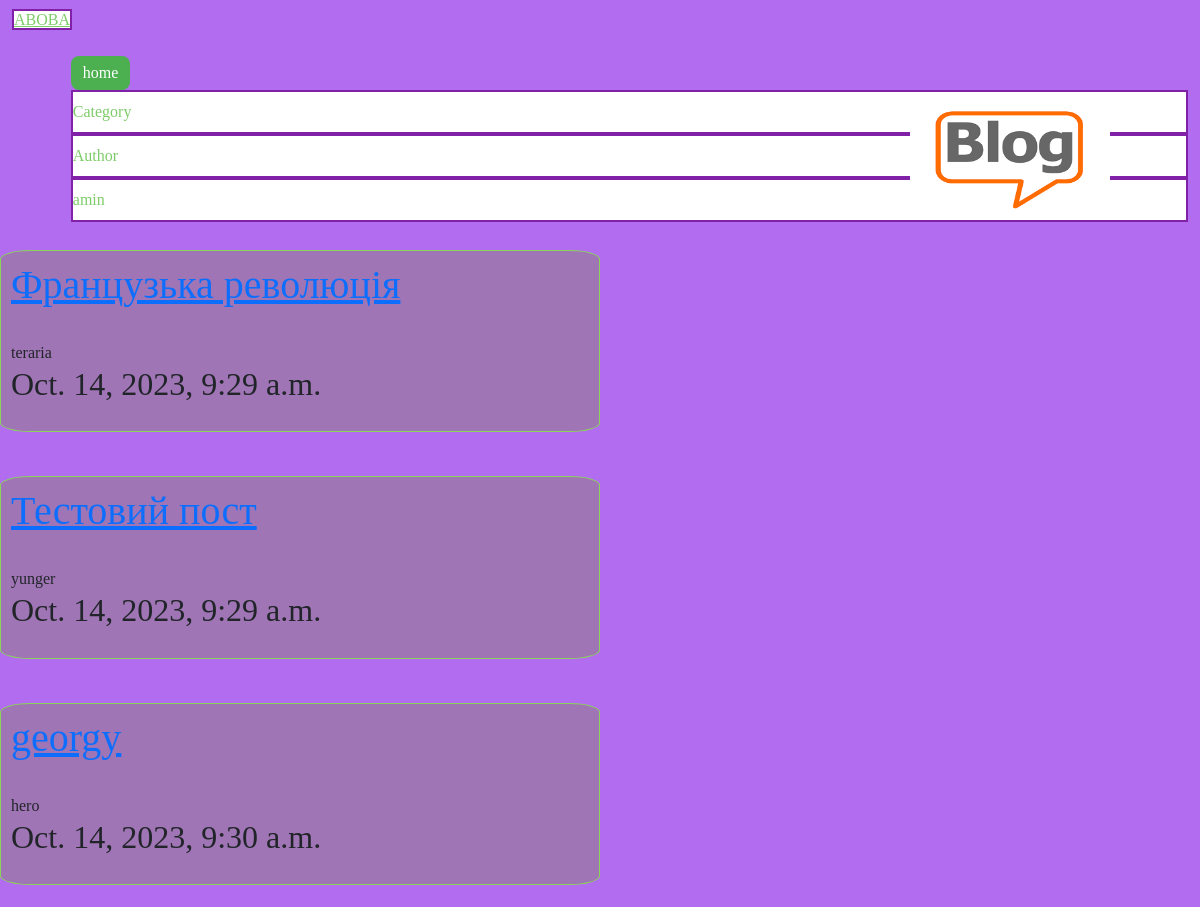
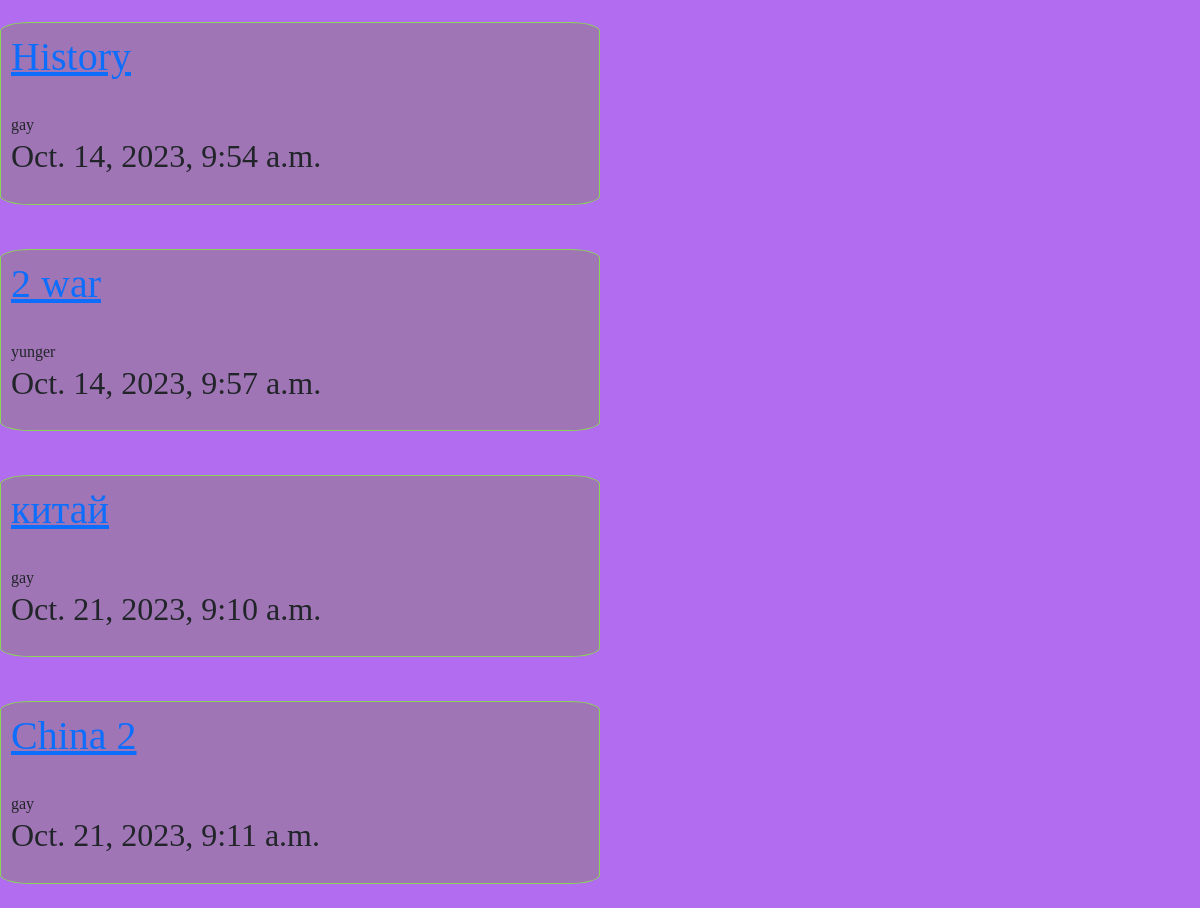
The page / on the database its author committed (2 pictures, top to bottom).
### blogapp/models.py (models this page shows)
class Post(models.Model):
    post_header = models.CharField(max_length=50)
    post_text = models.TextField(max_length=500)
    author = models.CharField(max_length=12)
    datetime = models.DateTimeField()
    category =  models.ForeignKey(Category, on_delete=models.SET_DEFAULT, default='no category')
    image = models.ImageField(upload_to="images/", default=None, null=True)
    def get_absolute_url(self):
        return reverse("post-details", args=[str(self.id)])

class Category(models.Model):
    canegory_name = models.TextField(max_length=25)

### blogapp/views.py (the view)
# urls.py: path('', view=views.index, name="home"),
def index(req):
    post_list = Post.objects.all()
    if req.GET.get("author", False):
        author = req.GET.get("author", False)
        post_list = Post.objects.filter(author__exact=author)
    if req.GET.get("category", False):
        category = req.GET.get("category", False)
        post_list = Post.objects.filter(category__canegory_name=category)
    return render(req, "blogapp/index.html", context={"posts": post_list})

### templates/blogapp/index.html
{% extends "layout.html" %}
{% block content %}
{% load static %}
<img class="logo" src="{% static 'images/logo.png' %}" alt="not found">
{% for p in posts %}
    <div class="blog_post">
        <h1><a href="{{p.get_absolute_url}}">{{p.post_header}} </a></h1>
        <br>
        {{p.category.canegory_name}}
        <br>
        <h2 class="date">{{p.datetime}}<h2>
    </div>
    <br>
{% endfor %}
{% endblock content %}

### static/styles/style.css (style rules this page uses)
body { background-color: rgba(162, 80, 238, 0.836); font-family: cursive; }
.blog_post { border: 1px solid rgba(134, 231, 69, 0.836); width: 50%; margin-top:20px; padding: 10px; border-radius: 5%; padding-bottom: 20px; background-color: #9f76afe5; }
.logo { width: 200px; height: 100px; margin-top: 10px; margin-left: 10px; position:absolute; top:100px; left:75%; }

### rows shown on the page
Post: post_header "Французька революція", category.canegory_name "teraria", datetime "Oct. 14, 2023, 9:29 a.m."
Post: post_header "Тестовий пост", category.canegory_name "yunger", datetime "Oct. 14, 2023, 9:29 a.m."
Post: post_header "georgy", category.canegory_name "hero", datetime "Oct. 14, 2023, 9:30 a.m."
Post: post_header "History", category.canegory_name "gay", datetime "Oct. 14, 2023, 9:54 a.m."
Post: post_header "2 war", category.canegory_name "yunger", datetime "Oct. 14, 2023, 9:57 a.m."
Post: post_header "китай", category.canegory_name "gay", datetime "Oct. 21, 2023, 9:10 a.m."
Post: post_header "China 2", category.canegory_name "gay", datetime "Oct. 21, 2023, 9:11 a.m."
